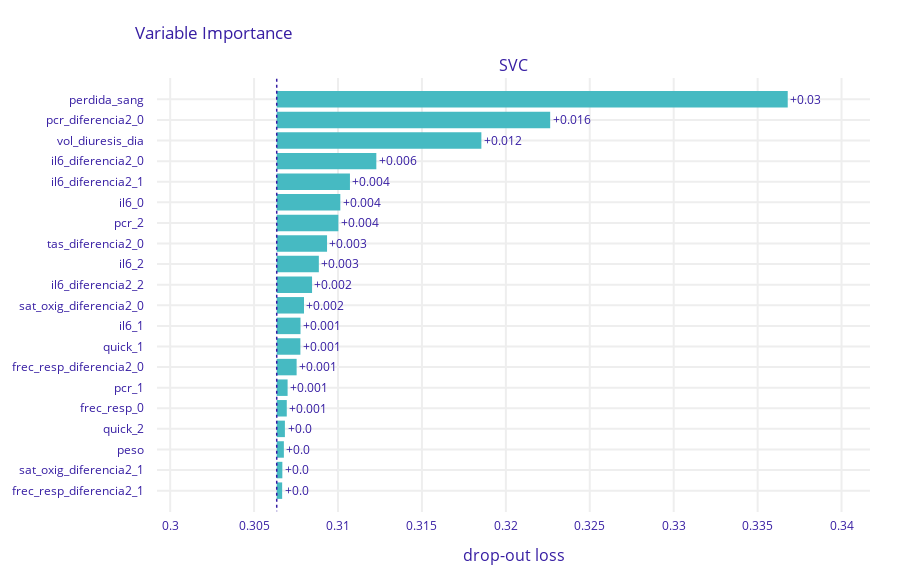

Here is the notebook cell this chart was saved with:
### Code cell
exp = dx.Explainer(model, X_final, y)
vi = exp.model_parts() 
vi.plot(max_vars=20)
#select the 10 most important variables from the explainer
imps = vi.result['variable'][-15:-1].tolist()
imps.append('id_registro')

### Figure 1 — Plotly figure (JSON) as saved in the notebook; plotly's stock layout.template omitted (floating-point values rounded to 4 significant figures)
{"data": [{"base": 0.3063, "hoverinfo": "text", "hoverlabel": {"bgcolor": "rgba(0,0,0,0.8)"}, "hovertext": ["Model: SVC loss after<br>variable: perdida_sang is permuted: 0.337<br>Drop-out loss change: +0.03", "Model: SVC loss after<br>variable: pcr_diferencia2_0 is permuted: 0.323<br>Drop-out loss change: +0.016", "Model: SVC loss after<br>variable: vol_diuresis_dia is permuted: 0.319<br>Drop-out loss change: +0.012", "Model: SVC loss after<br>variable: il6_diferencia2_0 is permuted: 0.312<br>Drop-out loss change: +0.006", "Model: SVC loss after<br>variable: il6_diferencia2_1 is permuted: 0.311<br>Drop-out loss change: +0.004", "Model: SVC loss after<br>variable: il6_0 is permuted: 0.31<br>Drop-out loss change: +0.004", "Model: SVC loss after<br>variable: pcr_2 is permuted: 0.31<br>Drop-out loss change: +0.004", "Model: SVC loss after<br>variable: tas_diferencia2_0 is permuted: 0.309<br>Drop-out loss change: +0.003", "Model: SVC loss after<br>variable: il6_2 is permuted: 0.309<br>Drop-out loss change: +0.003", "Model: SVC loss after<br>variable: il6_diferencia2_2 is permuted: 0.308<br>Drop-out loss change: +0.002", "Model: SVC loss after<br>variable: sat_oxig_diferencia2_0 is permuted: 0.308<br>Drop-out loss change: +0.002", "Model: SVC loss after<br>variable: il6_1 is permuted: 0.308<br>Drop-out loss change: +0.001", "Model: SVC loss after<br>variable: quick_1 is permuted: 0.308<br>Drop-out loss change: +0.001", "Model: SVC loss after<br>variable: frec_resp_diferencia2_0 is permuted: 0.308<br>Drop-out loss change: +0.001", "Model: SVC loss after<br>variable: pcr_1 is permuted: 0.307<br>Drop-out loss change: +0.001", "Model: SVC loss after<br>variable: frec_resp_0 is permuted: 0.307<br>Drop-out loss change: +0.001", "Model: SVC loss after<br>variable: quick_2 is permuted: 0.307<br>Drop-out loss change: +0.0", "Model: SVC loss after<br>variable: peso is permuted: 0.307<br>Drop-out loss change: +0.0", "Model: SVC loss after<br>variable: sat_oxig_diferencia2_1 is permuted: 0.307<br>Drop-out loss change: +0.0", "Model: SVC loss after<br>variable: frec_resp_diferencia2_1 is permuted: 0.307<br>Drop-out loss change: +0.0"], "marker": {"color": "#46bac2"}, "orientation": "h", "showlegend": false, "text": ["+0.03", "+0.016", "+0.012", "+0.006", "+0.004", "+0.004", "+0.004", "+0.003", "+0.003", "+0.002", "+0.002", "+0.001", "+0.001", "+0.001", "+0.001", "+0.001", "+0.0", "+0.0", "+0.0", "+0.0"], "textposition": "outside", "type": "bar", "x": [0.03045, 0.01629, 0.01219, 0.005935, 0.004362, 0.003789, 0.003672, 0.002998, 0.002509, 0.002105, 0.001624, 0.001417, 0.00141, 0.001186, 0.0006482, 0.0005987, 0.000487, 0.0004256, 0.0003349, 0.0003238], "xaxis": "x", "y": ["perdida_sang", "pcr_diferencia2_0", "vol_diuresis_dia", "il6_diferencia2_0", "il6_diferencia2_1", "il6_0", "pcr_2", "tas_diferencia2_0", "il6_2", "il6_diferencia2_2", "sat_oxig_diferencia2_0", "il6_1", "quick_1", "frec_resp_diferencia2_0", "pcr_1", "frec_resp_0", "quick_2", "peso", "sat_oxig_diferencia2_1", "frec_resp_diferencia2_1"], "yaxis": "y"}], "layout": {"annotations": [{"font": {"size": 16}, "showarrow": false, "text": "SVC", "x": 0.5, "xanchor": "center", "xref": "paper", "y": 1, "yanchor": "bottom", "yref": "paper"}, {"font": {"size": 16}, "showarrow": false, "text": "drop-out loss", "x": 0.5, "xanchor": "center", "xref": "paper", "y": 0, "yanchor": "top", "yref": "paper", "yshift": -30}], "font": {"color": "#371ea3"}, "height": 583, "margin": {"b": 71, "r": 30, "t": 78}, "shapes": [{"line": {"color": "#371ea3", "dash": "dot", "width": 1.5}, "type": "line", "x0": 0.3063, "x1": 0.3063, "xref": "x", "y0": -1, "y1": 20, "yref": "y"}], "title": {"text": "Variable Importance", "x": 0.15}, "xaxis": {"anchor": "y", "automargin": true, "domain": [0, 1], "fixedrange": true, "gridwidth": 2, "range": [0.2992, 0.3417], "tickcolor": "white", "ticklen": 3, "ticks": "outside", "type": "linear", "zeroline": false}, "yaxis": {"anchor": "x", "automargin": true, "autorange": "reversed", "domain": [0, 1], "fixedrange": true, "gridwidth": 2, "tickcolor": "white", "ticklen": 10, "ticks": "outside", "type": "category"}}}
